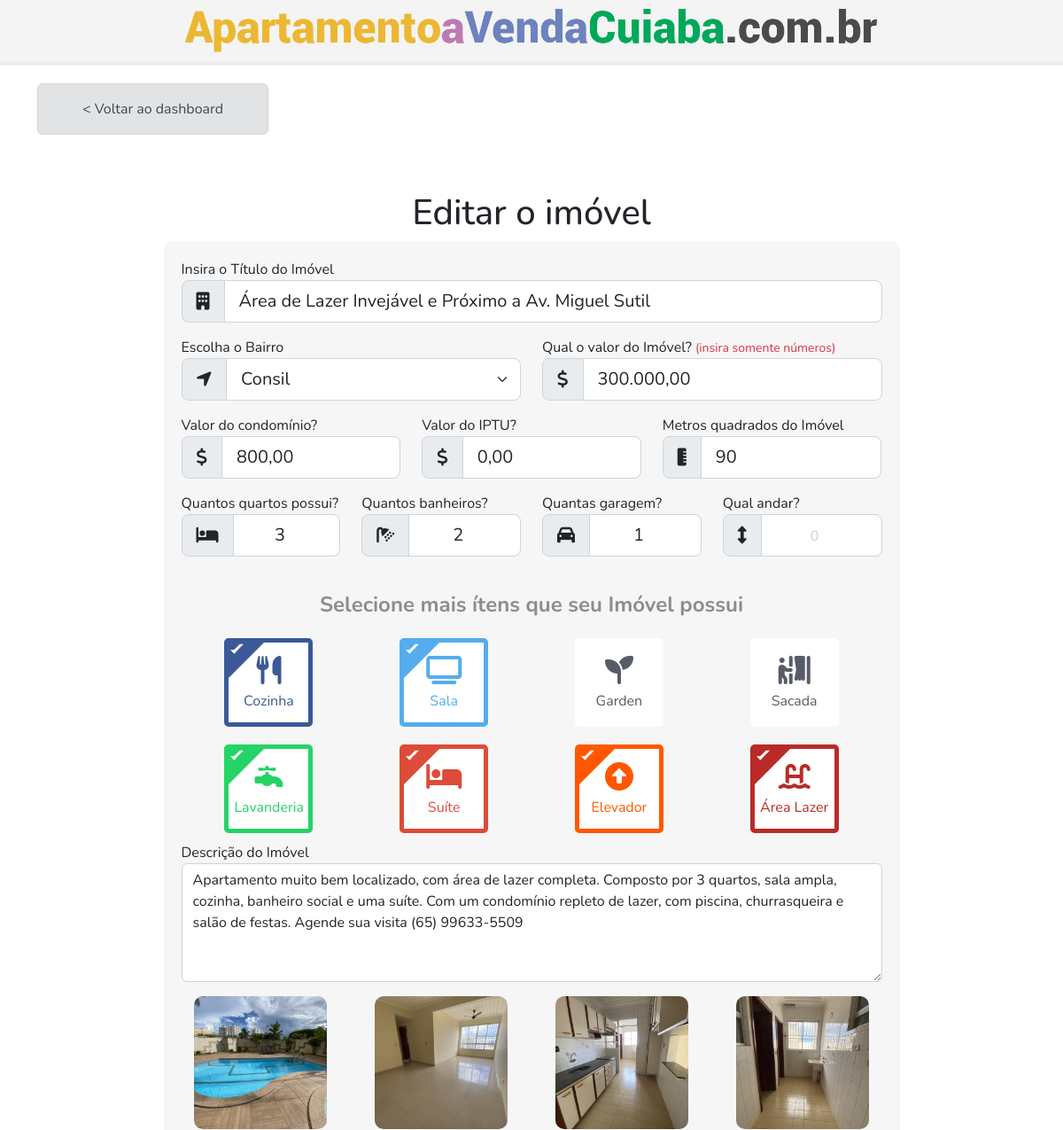
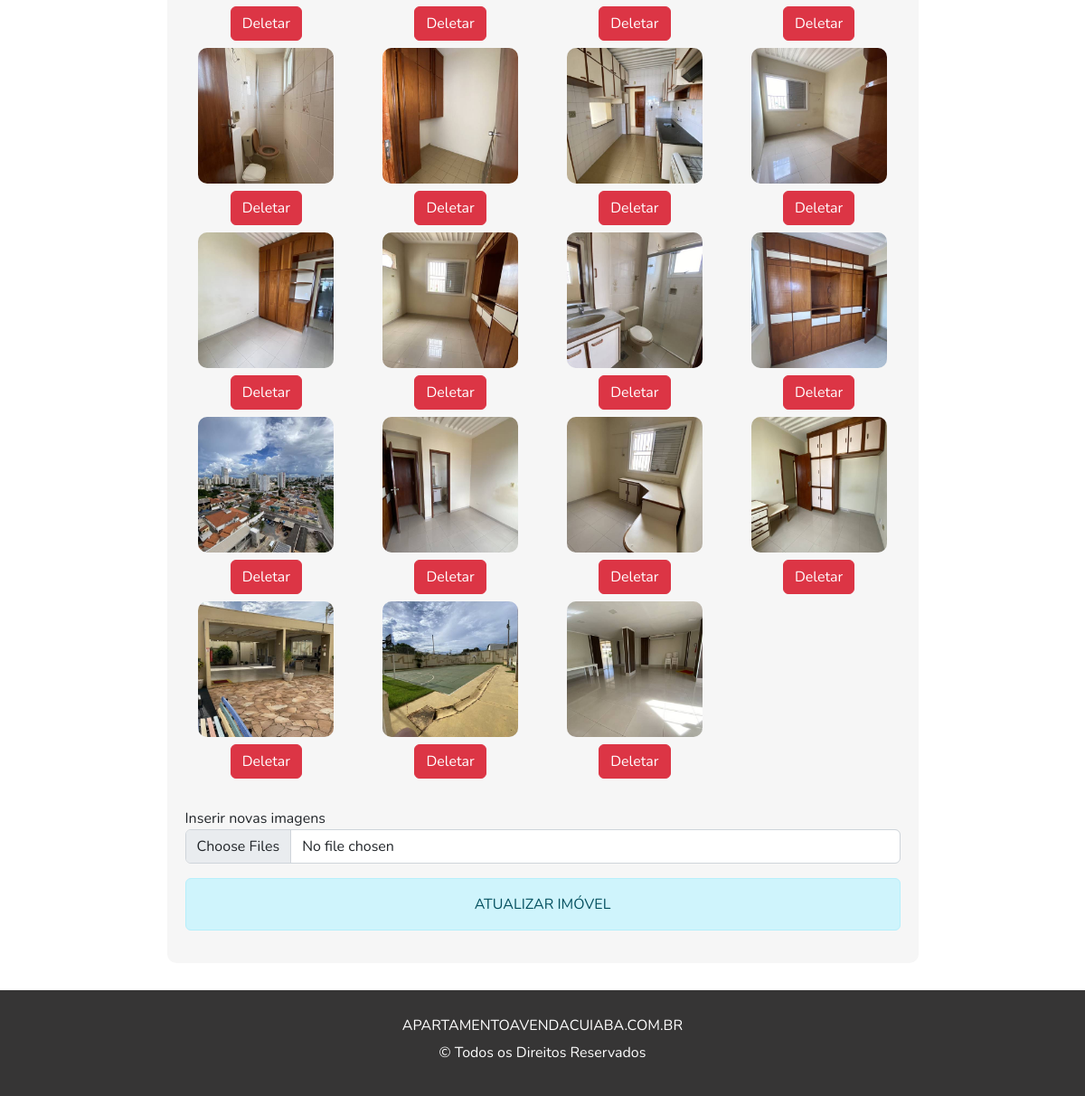
/app/editar.php?id=6 (signed in), run on the app's committed database (2 pictures, top to bottom).
### tables this page shows
CREATE TABLE `imovel` (
  `id_imovel` int(11) NOT NULL,
  `cod_imovel` varchar(255) DEFAULT NULL,
  `titulo` varchar(255) DEFAULT NULL,
  `id_bairro` varchar(255) NOT NULL,
  `id_proprietario` varchar(255) NOT NULL,
  `valor` int(11) DEFAULT NULL,
  `valor_condominio` int(11) DEFAULT NULL,
  `iptu` int(11) DEFAULT NULL,
  `area_construida` varchar(255) DEFAULT NULL,
  `quartos` varchar(255) DEFAULT NULL,
  `banheiros` varchar(255) DEFAULT NULL,
  `garagem` varchar(255) DEFAULT NULL,
  `andar` varchar(255) DEFAULT NULL,
  `cozinha` varchar(255) DEFAULT NULL,
  `sala` varchar(255) DEFAULT NULL,
  `garden` varchar(255) DEFAULT NULL,
  `sacada` varchar(255) DEFAULT NULL,
  `lavanderia` varchar(255) DEFAULT NULL,
  `suite` varchar(255) DEFAULT NULL,
  `elevador` varchar(255) DEFAULT NULL,
  `area_lazer` varchar(255) DEFAULT NULL,
  `descricao` text DEFAULT NULL,
  `views` varchar(255) DEFAULT NULL,
  `status` varchar(255) NOT NULL DEFAULT '1' COMMENT '"1=Ativado | 2=Desativado"',
  `data_criacao` datetime DEFAULT NULL,
  `data_atualizacao` datetime DEFAULT NULL
);

CREATE TABLE `imagem` (
  `id` int(11) NOT NULL,
  `id_imovel` varchar(255) NOT NULL,
  `url` varchar(255) NOT NULL,
  `nome` varchar(255) NOT NULL,
  `incluida_em` datetime NOT NULL,
  `url_webp` text DEFAULT NULL
);

### config/DB.php (called while the page is built, shortened)
<?php
class DB
{
    private $servername = "localhost";
    private $username = "root";
    private $password = "";
    private $database = "db_imoveis";
    private $conn;
    public function __construct()
    {
        try {
            $dsn = "mysql:host=" . $this->servername . ";dbname=" . $this->database;
            $this->conn = new PDO($dsn, $this->username, $this->password);
        } catch (PDOException $e) {
            echo "Conexão falhada: " . $e->getMessage();
        }
    }
    public function getBairros()
    {
        $sql = "SELECT * FROM bairros ORDER BY nome ASC";
        $stmt = $this->conn->prepare($sql);
        $stmt->execute();
        $result = $stmt->fetchAll();
        return $result;
    }
    public function getImageByIdImovel($idImovel)
    {
        $sql = "SELECT * FROM imagem WHERE id_imovel = :id_imovel";
        $stmt = $this->conn->prepare($sql);
        $stmt->execute(['id_imovel' => $idImovel]);
        $data = $stmt->fetchAll(PDO::FETCH_ASSOC);
        return $data;
    }
    function buscarImovelPorId($id)
    {
        try {
            $query = "SELECT * FROM imovel WHERE id_imovel = :id";
            $stmt = $this->conn->prepare($query);
            $stmt->bindValue(':id', $id, PDO::PARAM_INT);
            $stmt->execute();
            return $stmt->fetch(PDO::FETCH_ASSOC);
        } catch (PDOException $e) {
            echo 'Erro no banco de dados: ' . $e->getMessage();
            return false;
        }
    }
    function buscarBairroPorId($id)
    {
        try {
            $query = "SELECT * FROM bairros WHERE id = :id";
            $stmt = $this->conn->prepare($query);
            $stmt->bindValue(':id', $id, PDO::PARAM_INT);
            $stmt->execute();
            return $stmt->fetch(PDO::FETCH_ASSOC);
        } catch (PDOException $e) {
            echo 'Erro no banco de dados: ' . $e->getMessage();
            return false;
        }
    }
}

### app/editar.php (the view, shortened to what this page needs)
<?php
require_once "../config/DB.php";
$db = new DB;
$imovel = $db->buscarImovelPorId($_GET['id']);
$bairros = $db->getBairros();
$bairroId = $db->buscarBairroPorId($imovel['id_bairro']);
if ($bairroId) {
  $id_bairro_selecionado = $bairroId['id'];
} else {
  $id_bairro_selecionado = null;
  $nome_bairro_selecionado = null;
}
$imagensIdImovel = $db->getImageByIdImovel($imovel['id_imovel']);
?>
<!DOCTYPE html>
<html lang="pt-br">
<head>
  <link rel="stylesheet" href="css/style.css" />
  <link href="https://cdn.jsdelivr.net/npm/bootstrap@5.2.0-beta1/dist/css/bootstrap.min.css" rel="stylesheet"
 />
</head>
<body>
  <header class="main">
    <nav class="menu">
      <div class="container">
        <div class="logo">
          <img src="imagem/logo.png" class="img-fluid logo-img" alt="" />
        </div>
      </div>
    </nav>
  </header>
  <nav class="componentes">
    <div class="container">
      <div class="row">
        <div class="col-md-3">
          <a href="dashboard.php" class="alert alert-secondary d-block">< Voltar ao dashboard</a>
        </div>
      </div>
    </div>
  </nav>
  <section class="main mt-5">
    <div class="container">
      <div class="row">
        <div class="col-md-9 mx-auto">
          <h1 class="text-center">Editar o imóvel</h1>
          <form action="atualizarimovel.php" class="add-imovel" method="post" enctype="multipart/form-data">
            <label for="titulo"> Insira o Título do Imóvel</label>
            <div class="input-group input-group-lg mb-3">
              <span class="input-group-text" id="inputGroup-sizing-lg"><i class="fas fa-building"></i></span>
              <input type="text" class="form-control" name="titulo" value="<?php echo $imovel['titulo'] ?>"
                placeholder="Apartamento de 3 quartos próximo ao centro" aria-describedby="inputGroup-sizing-lg"
                required />
            </div>
            <div class="row">
              <div class="col-md-6">
                <label for="bairro"> Escolha o Bairro</label>
                <div class="input-group input-group-lg mb-3">
                  <span class="input-group-text" id="inputGroup-sizing-lg"><i class="fas fa-location-arrow"></i></span>
                  <select name="bairro" class="form-select">
                    <?php foreach ($bairros as $bairro) { ?>
                      <option value="<?php echo $bairro['id']; ?>" <?php if ($bairro['id'] == $id_bairro_selecionado) {
                           echo 'selected';
                         } ?>><?php echo $bairro['nome']; ?></option>
                    <?php } ?>
                  </select>
                </div>
              </div>
              <div class="col-md-6">
                <label for="preco"> Qual o valor do Imóvel? <small class="text-danger">(insira somente
                    números)</small></label>
                <div class="input-group input-group-lg mb-3">
                  <span class="input-group-text" id="inputGroup-sizing-lg"><i class="fas fa-dollar-sign"></i></span>
                  <input type="text" name="preco" class="form-control"
                    value="<?php echo number_format($imovel['valor'], 2, ',', '.'); ?>"
                    aria-describedby="inputGroup-sizing-lg" onKeyUp="mascaraMoeda(this, event);">
                </div>
              </div>
              <div class="col-md-4">
                <label for="condominio"> Valor do condomínio?</label>
                <div class="input-group input-group-lg mb-3">
                  <span class="input-group-text" id="inputGroup-sizing-lg"><i class="fas fa-dollar-sign"></i></span>
                  <input size="12" onKeyUp="mascaraMoeda(this, event)" type="text" class="form-control"
                    name="condominio" value="<?php echo number_format($imovel['valor_condominio'], 2, ',', '.'); ?>"
                    placeholder="400,00" aria-describedby="inputGroup-sizing-lg" required />
                </div>
              </div>
              <div class="col-md-4">
                <label for="condominio"> Valor do IPTU?</label>
                <div class="input-group input-group-lg mb-3">
                  <span class="input-group-text" id="inputGroup-sizing-lg"><i class="fas fa-dollar-sign"></i></span>
                  <input size="12" onKeyUp="mascaraMoeda(this, event)" type="text" class="form-control" name="iptu"
                    value="<?php echo number_format($imovel['iptu'], 2, ',', '.'); ?>" placeholder="1300,00"
                    aria-describedby="inputGroup-sizing-lg" />
                </div>
              </div>
              <div class="col-md-4">
                <label for="area"> Metros quadrados do Imóvel</label>
                <div class="input-group input-group-lg mb-3">
                  <span class="input-group-text" id="inputGroup-sizing-lg"><i class="fas fa-ruler-vertical"></i></span>
                  <input type="text" class="form-control" name="area" placeholder="120"
                    value="<?php echo $imovel['area_construida']; ?>" aria-describedby="inputGroup-sizing-lg"
                    required />
                </div>
              </div>
              <div class="col-md-3">
                <label for="quartos"> Quantos quartos possui?</label>
                <div class="input-group input-group-lg mb-3">
                  <span class="input-group-text" id="inputGroup-sizing-lg"><i class="fas fa-bed"></i></span>
                  <input value="<?php echo $imovel['quartos']; ?>" class="text-center form-control" type="number"
                    name="qtdQuarto" min="0" id="" placeholder="0" required>
                </div>
              </div>
              <div class="col-md-3">
                <label for="banheiro">Quantos banheiros?</label>
                <div class="input-group input-group-lg mb-3">
                  <span class="input-group-text" id="inputGroup-sizing-lg"><i class="fas fa-shower"></i></span>
                  <input value="<?php echo $imovel['banheiros']; ?>" class="text-center form-control" type="number"
                    name="qtdBanheiro" min="0" id="" placeholder="0" required>
                </div>
              </div>
              <div class="col-md-3">
                <label for="area"> Quantas garagem?</label>
                <div class="input-group input-group-lg mb-3">
                  <span class="input-group-text" id="inputGroup-sizing-lg"><i class="fas fa-car"></i></span>
                  <input value="<?php echo $imovel['garagem']; ?>" class="text-center form-control" type="number"
                    min="0" name="qtdGaragem" id="" placeholder="0" required>
                </div>
              </div>
              <div class="col-md-3">
                <label for="area"> Qual andar?</label>
                <div class="input-group input-group-lg mb-3">
                  <span class="input-group-text" id="inputGroup-sizing-lg"><i class="fas fa-arrows-alt-v"></i></span>
                  <input value="<?php echo $imovel['andar']; ?>" class="text-center form-control" type="number"
                    min="0" name="andar" id="" placeholder="0" required>
                </div>
              </div>
              <div class="wrapper">
                <div class="title">
                  Selecione mais ítens que seu Imóvel possui
                </div>
                <div class="container text-center">
                  <div class="row">
                    <div class="col-md-3 text-center">
                      <label class="option_item">
                        <div class="option_inner facebook">
                          <div class="tickmark"></div>
                          <div class="icon"><i class="fas fa-utensils"></i></div>
                          <div class="name">Cozinha</div>
                        </div>
                      </label>
                    </div>
                    <div class="col-md-3">
                      <label class="option_item">
                        <div class="option_inner twitter">
                          <div class="tickmark"></div>
                          <div class="icon"><i class="fas fa-tv"></i></div>
                          <div class="name">Sala</div>
                        </div>
                      </label>
                    </div>
                    <div class="col-md-3">
                      <label class="option_item">
                        <div class="option_inner instagram">
                          <div class="icon"><i class="fas fa-seedling"></i></div>
                          <div class="name">Garden</div>
                        </div>
                      </label>
                    </div>
                    <div class="col-md-3">
                      <label class="option_item">
                        <div class="option_inner linkedin">
                          <div class="icon"><i class="fas fa-person-booth"></i></div>
                          <div class="name">Sacada</div>
                        </div>
                      </label>
                    </div>
                    <div class="col-md-3">
                      <label class="option_item">
                        <div class="option_inner whatsapp">
                          <div class="tickmark"></div>
                          <div class="icon"><i class="fas fa-faucet"></i></div>
                          <div class="name">Lavanderia</div>
                        </div>
                      </label>
                    </div>
                    <div class="col-md-3">
                      <label class="option_item">
                        <div class="option_inner google">
                          <div class="tickmark"></div>
                          <div class="icon"><i class="fas fa-bed"></i></div>
                          <div class="name">Suíte</div>
                        </div>
                      </label>
                    </div>
                    <div class="col-md-3">
                      <label class="option_item">
                        <div class="option_inner reddit">
                          <div class="tickmark"></div>
                          <div class="icon"><i class="fas fa-arrow-alt-circle-up"></i></div>
                          <div class="name">Elevador</div>
                        </div>
                      </label>
                    </div>
                    <div class="col-md-3">
                      <label class="option_item">
                        <div class="option_inner quora">
                          <div class="tickmark"></div>
                          <div class="icon"><i class="fas fa-swimming-pool"></i></div>
                          <div class="name">Área Lazer</div>
                        </div>
                      </label>
                    </div>
                  </div>
                </div>
              </div>
              <div class="col-md-12">
                <label for="area"> Descrição do Imóvel</label>
                <div class="mb-3">
                  <textarea class="form-control" rows="5" name="msg"
                    placeholder="Insira uma pequena descrição do Imovél"><?php echo $imovel['descricao']; ?></textarea>
                </div>
              </div>
              <?php
              foreach ($imagensIdImovel as $value) {
                ?>
                <div class="col-md-3">
                  <div class="input-images">
                    <a href="deletarimagem.php?id=<?php echo $imovel['id_imovel'] ?>&delete=<?php echo $value['id']; ?>&url=<?php echo $value['url_webp'];?>&url1=<?php echo $value['url'];?>">
                      <img src="<?php echo ($value['url_webp'] ? $value['url_webp'] : $value['url'] ); ?>" class="img-fluid img-edit" alt="" srcset="">
                      <h3 class="deletarImg btn btn-danger mt-2">Deletar</h3>
                    </a>
                  </div>
                </div>
                <?php
              }
              ?>
              <div class="mb-3 mt-4">
                <label for="area">Inserir novas imagens</label>
                <input class="form-control" type="file" name="fileUpload[]" id="chooseFile" multiple>
              </div>
              <div class="d-grid gap-2">
                <input type="submit" class="alert alert-info" name="atualizar" value="ATUALIZAR IMÓVEL" />
              </div>
            </div>
          </form>
        </div>
      </div>
    </div>
  </section>
  <footer class="footer">
    <div class="container">
      <div class="row">
        <h1>APARTAMENTOAVENDACUIABA.COM.BR</h1>
        <p>&copy; Todos os Direitos Reservados</p>
      </div>
    </div>
  </footer>
</body>
</html>

### data on the page
imovel: titulo "Área de Lazer Invejável e Próximo a Av. Miguel Sutil", preco "300.000,00", condominio "800,00", iptu "0,00", area "90", qtdQuarto "3", qtdBanheiro "2", qtdGaragem "1", msg "Apartamento muito bem localizado, com área de lazer completa. Composto por 3 quartos, sala ampla, cozinha, banheiro social e uma suíte. Com um condomínio repleto de lazer, com piscina, churrasqueira e salão de festas. Agende sua visita (65) 99633-5509"
imagem: url (picture)
imagem: url (picture)
imagem: url (picture)
imagem: url (picture)
imagem: url (picture)
imagem: url (picture)
imagem: url (picture)
imagem: url (picture)
imagem: url (picture)
imagem: url (picture)
imagem: url (picture)
imagem: url (picture)
imagem: url (picture)
imagem: url (picture)
imagem: url (picture)
imagem: url (picture)
imagem: url (picture)
imagem: url (picture)
imagem: url (picture)

### other printed values
form field bairro "Consil"
